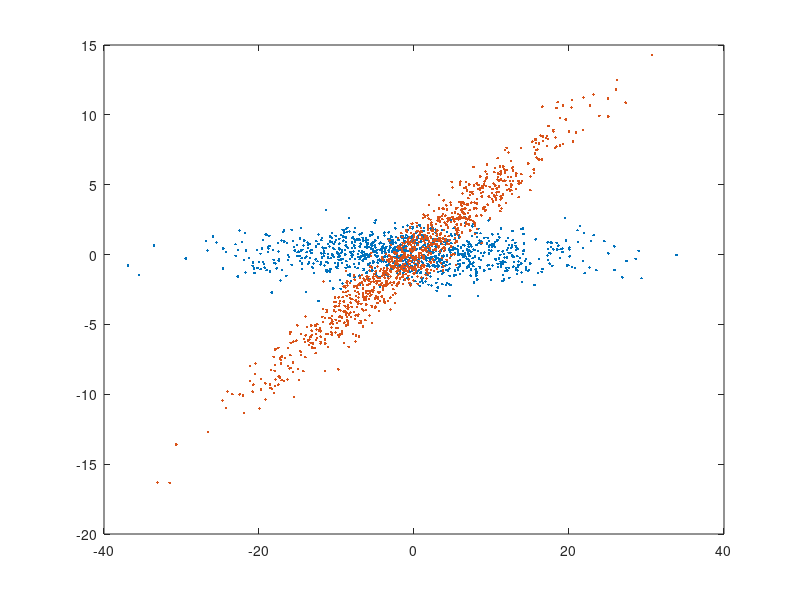

This figure's MATLAB source: (Note: this script raises an error after producing the figure.)
dgree=25;

R=[cosd(dgree) -sind(dgree); sind(dgree) cosd(dgree)];
a=10*randn(1000,1);
b=randn(1000,1);
G=R*[a b]';
G=G';
plot(a,b,'.'); hold on; plot(G(:,1),G(:,2),'.')
%%
Xs=[a b];
Xh=G;
pca_sim_factor(Xh,Xs)
